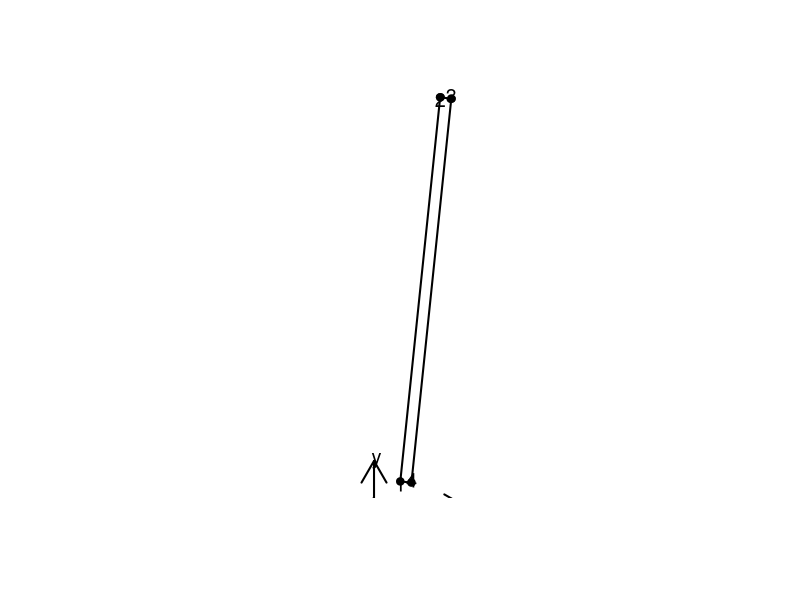
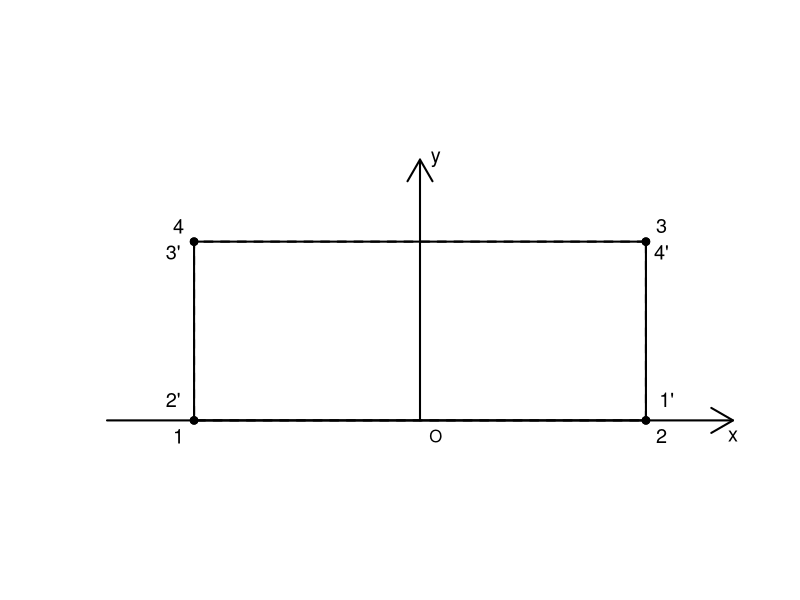
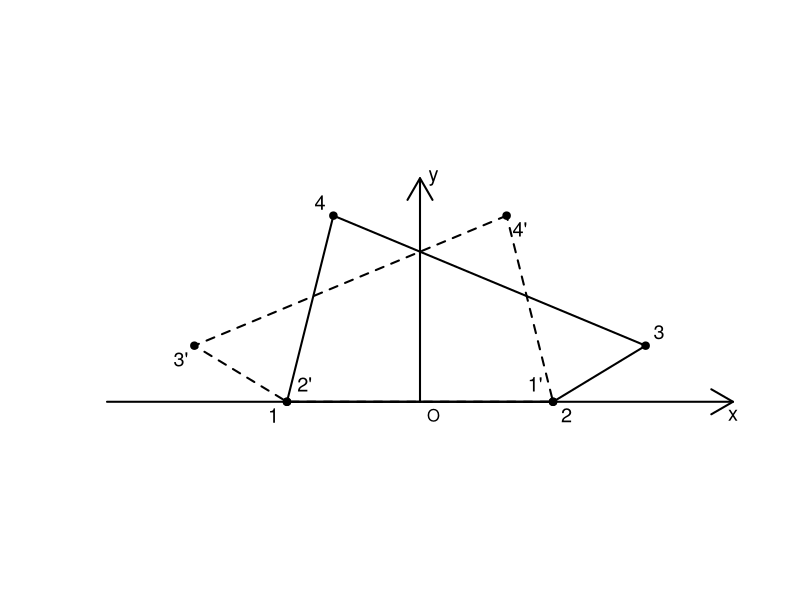

Generate these figures, in order, with R:
########################################
#New example for the Sankhya paper
#########################################
#1. Rectangle with Bookstein registration##############################
#1.1 Generate the rectangle###################
set.seed(2025)
#rectangle
rectangle_eg <- matrix(0, nrow = 4, ncol = 2)
rectangle_eg[1, ] <- runif(2, 0, 10)
rectangle_eg[3, ] <- runif(2, 0, 10)

rectangle_eg[2, 1] <- runif(1, rectangle_eg[1, 1], rectangle_eg[1, 1] + 10)
rectangle_eg[2, 2] <- rectangle_eg[1, 2] + abs(rectangle_eg[3, 1] - rectangle_eg[1, 1])*
  abs(rectangle_eg[2, 1] - rectangle_eg[1, 1])/abs(rectangle_eg[3, 2] - rectangle_eg[1, 2])

#gradient and intercept of line passing through 1, 3
k_13 <- (rectangle_eg[1, 2] - rectangle_eg[3, 2])/
  (rectangle_eg[1, 1] - rectangle_eg[3, 1])
b_13 <- rectangle_eg[1, 2] - rectangle_eg[1, 1]*k_13

#gradient and intercept of line passing through 2, 4
k_24 <- k_13
b_24 <- rectangle_eg[2, 2] - rectangle_eg[2, 1]*k_24

#gradient and intercept of line passing through 3, 4
k_34 <- -1/k_24
b_34 <- rectangle_eg[3, 2] - rectangle_eg[3, 1]*k_34

rectangle_eg[4, 1] <- (b_24 - b_34)/(k_34 - k_24)
rectangle_eg[4, 2] <- k_34*rectangle_eg[4, 1] + b_34
#1.2 Translate and rotate#########################
rectangle_register <- rectangle_eg
#1.2.1 Rotation matrix############################
theta_rec <- atan((abs(rectangle_eg[3, 2] - rectangle_eg[4, 2]))/
                (abs(rectangle_eg[3, 1] - rectangle_eg[4, 1])))

R_rec <- matrix(c(cos(-theta_rec), sin(-theta_rec), -sin(-theta_rec), 
                  cos(-theta_rec)), nrow = 2, ncol = 2)
#1.2.2 Rotation and translation################################
rectangle_register <- t(R_rec %*% t(rectangle_eg))
rectangle_register[, 2] <- rectangle_register[, 2] - rectangle_register[3, 2]
rectangle_register[, 1] <- rectangle_register[, 1] - 
  rectangle_register[3, 1]
#1.3 Plot the rectangle######################
#original configuration
plot(rectangle_eg[c(1, 2, 4, 3, 1), 1], rectangle_eg[c(1, 2, 4, 3, 1), 2],
     asp = 1, xlim = c(0, 18),
     xlab = '', ylab = '', type = 'l', lwd = 2, axes = F)
points(rectangle_eg, pch = 19)
text(rectangle_eg[, 1], c(rectangle_eg[1:2, 2] + 0.5,
    rectangle_eg[3:4, 2] - 0.5), c(4, 3, 1, 2), cex = 1.2)
arrows(0, 0, 18, 0, lwd = 2)
arrows(0, 0, 0, 9, lwd = 2)
text(18, -0.5, 'x', cex = 1.2)
text(0.5, 9, 'y', cex = 1.2)
text(0, -0.5, 'O')

#registered configuration
lines(rectangle_register[c(1, 2, 4, 3, 1), 1],
      rectangle_register[c(1, 2, 4, 3, 1), 2],
      type = 'l', lwd = 2, lty = 2)
points(rectangle_register, pch = 19)
text(c(rectangle_register[1, 1] - 0.3, rectangle_register[2, 1] + 0.3,
       rectangle_register[3, 1] - 0.3, rectangle_register[4, 1] + 0.3),
     c(rectangle_register[1:2, 2] + 0.5,
    rectangle_register[3:4, 2] + 0.5), c(4, 3, 1, 2), cex = 1.2)
########################################################
#2. Rectangle example#################################
#2.1 Generate the rectangle############################
set.seed(2025)
rectangle_h <- runif(1, 5, 10)
rectangle_w <- runif(1, 2, 5)

rectangle_eg2 <- matrix(0, nrow = 4, ncol = 2)
rectangle_eg2[1, ] <- runif(2, 0, 10)
rectangle_eg2[2, ] <- c(rectangle_eg2[1, 1] + rectangle_h, rectangle_eg2[1, 2])
rectangle_eg2[3, ] <- c(rectangle_eg2[1, 1], rectangle_eg2[1, 2] - rectangle_w)
rectangle_eg2[4, ] <- c(rectangle_eg2[3, 1] + rectangle_h, rectangle_eg2[3, 2])
#2.2 Translate the rectangle##########################
rectangle_eg2_register <- rectangle_eg2
rectangle_eg2_register[, 2] <- rectangle_eg2[, 2] - rectangle_eg2[3, 2]
rectangle_eg2_register[, 1] <- rectangle_eg2_register[, 1] - 
  (rectangle_eg2_register[3, 1] + rectangle_eg2_register[4, 1])/2
#2.3 Plot the rectangle######################
#original configuration
plot(rectangle_eg2_register[c(1, 2, 4, 3, 1), 1], 
     rectangle_eg2_register[c(1, 2, 4, 3, 1), 2],
     asp = 1, xlim = c(-6, 6), ylim = c(0, 5),
     xlab = '', ylab = '', type = 'l', lwd = 2, axes = F)
points(rectangle_eg2_register, pch = 19)
text(c(rectangle_eg2_register[1, 1] - 0.3, rectangle_eg2_register[2, 1] + 0.3,
       rectangle_eg2_register[3, 1] - 0.3, rectangle_eg2_register[4, 1] + 0.3),
     c(rectangle_eg2_register[1:2, 2] + 0.3,
       rectangle_eg2_register[3:4, 2] - 0.3), c(4, 3, 1, 2), cex = 1.2)
arrows(-6, 0, 6, 0, lwd = 2)
arrows(0, 0, 0, 5, lwd = 2)
text(6, -0.3, 'x', cex = 1.2)
text(0.3, 5, 'y', cex = 1.2)
text(0.3, -0.3, 'O')

#reflection
points(-rectangle_eg2_register[, 1], rectangle_eg2_register[, 2], pch = 19)
lines(-rectangle_eg2_register[c(1, 2, 4, 3, 1), 1], 
      rectangle_eg2_register[c(1, 2, 4, 3, 1), 2], lty = 'dashed',
      lwd = 2)
text(c(-rectangle_eg2_register[1, 1] + 0.3, -rectangle_eg2_register[2, 1] - 0.4,
       -rectangle_eg2_register[3, 1] + 0.4, -rectangle_eg2_register[4, 1] - 0.4),
     c(rectangle_eg2_register[1:2, 2] - 0.2, rectangle_eg2_register[3, 2] + 0.4,
       rectangle_eg2_register[4, 2] + 0.4),
     c('4\'', '3\'', '1\'', '2\''), cex = 1.2)
#################################################
#3. Random quadrilateral example#######################
#3.1 Generate the quadrilateral###########################
quadri_eg2 <- rectangle_eg2 + runif(8, -2, 2)
#3.2 Rotate and translate the quadrilateral###################
#3.2.1 Rotation matrix##################################
theta_quadri_eg2 <- atan((abs(quadri_eg2[3, 2] - quadri_eg2[4, 2]))/
                (abs(quadri_eg2[3, 1] - quadri_eg2[4, 1])))

R_quadri_eg2 <- matrix(c(cos(-theta_quadri_eg2), sin(-theta_quadri_eg2), 
        -sin(-theta_quadri_eg2), cos(-theta_quadri_eg2)), nrow = 2, ncol = 2)
#3.2.2 Register the configuration##########################
quadri_eg2_register <- t(R_quadri_eg2 %*% t(quadri_eg2))
quadri_eg2_register[, 2] <- quadri_eg2_register[, 2] - quadri_eg2_register[3, 2]
quadri_eg2_register[, 1] <- quadri_eg2_register[, 1] -
  (quadri_eg2_register[3, 1] + quadri_eg2_register[4, 1])/2
#3.3 Plot the rectangle######################
#original configuration
plot(quadri_eg2_register[c(1, 2, 4, 3, 1), 1], 
     quadri_eg2_register[c(1, 2, 4, 3, 1), 2],
     asp = 1, xlim = c(-7, 7), ylim = c(0, 5),
     xlab = '', ylab = '', type = 'l', lwd = 2, axes = F)
points(quadri_eg2_register, pch = 19)
text(c(quadri_eg2_register[1, 1] - 0.3, quadri_eg2_register[2, 1] + 0.3,
       quadri_eg2_register[3, 1] - 0.3, quadri_eg2_register[4, 1] + 0.3),
     c(quadri_eg2_register[1:2, 2] + 0.3,
       quadri_eg2_register[3:4, 2] - 0.3), c(4, 3, 1, 2), cex = 1.2)
arrows(-7, 0, 7, 0, lwd = 2)
arrows(0, 0, 0, 5, lwd = 2)
text(7, -0.3, 'x', cex = 1.2)
text(0.3, 5, 'y', cex = 1.2)
text(0.3, -0.3, 'O')

#reflection
points(-quadri_eg2_register[, 1], quadri_eg2_register[, 2], pch = 19)
lines(-quadri_eg2_register[c(1, 2, 4, 3, 1), 1], 
      quadri_eg2_register[c(1, 2, 4, 3, 1), 2], lty = 'dashed',
      lwd = 2)
text(c(-quadri_eg2_register[1, 1] + 0.3, -quadri_eg2_register[2, 1] - 0.3,
       -quadri_eg2_register[3, 1] - 0.4, -quadri_eg2_register[4, 1] + 0.4),
     c(quadri_eg2_register[1:2, 2] - 0.3, quadri_eg2_register[3, 2] + 0.4,
       quadri_eg2_register[4, 2] + 0.4),
     c('4\'', '3\'', '1\'', '2\''), cex = 1.2)















